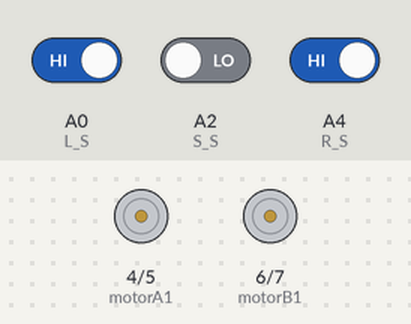
The sketch below on a simulated Arduino Uno, built with avr-gcc and run on an emulated ATmega328P. On the bench: motor-driver pin pairs drawn as motors (green arrow = first pin HIGH = forward, orange = second pin HIGH = backward, longer = more drive, scaled by the enable pin). The test bench sets the inputs (shaded band); at power-on: A0 (L_S) HIGH, A4 (R_S) HIGH, A2 (S_S) LOW.

Above: at 3.2 s.
3.3 s: A0 (L_S) driven LOW
At 4.2 s:
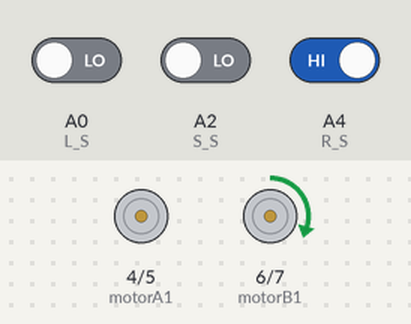
4.8 s: A4 (R_S) driven LOW
At 5.3 s:
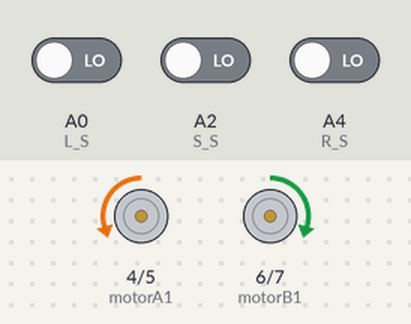
6.3 s: A0 (L_S) driven HIGH
At 7.6 s:
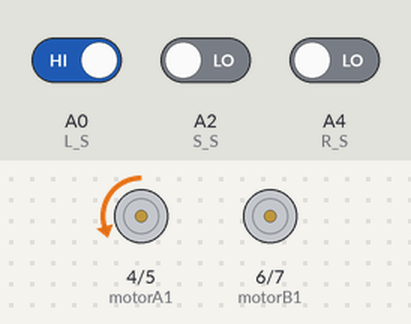
Timing chart, 0 to 9.3 s (numbered marks = the images above; inputs shaded):
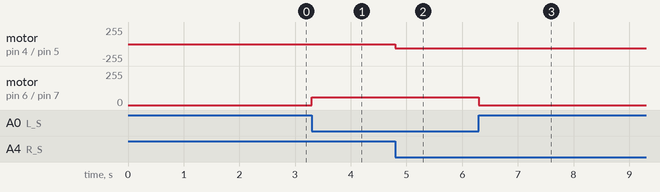

Measured:
- after the input at 3.3 s, motor on pin 6 (motorB1) / pin 7 (motorB2): stopped → forward 60/255 at once
- after the input at 4.8 s, motor on pin 4 (motorA1) / pin 5 (motorA2): stopped → backward 60/255 at once
- after the input at 6.3 s, motor on pin 6 (motorB1) / pin 7 (motorB2): forward 60/255 → stopped at once

The sketch:

test1.ino
```cpp
#include <SoftwareSerial.h>
SoftwareSerial mybluetooth(2, 3); //khai báo tên bluetooth và chân tx , rx


int stop_distance = 12;// Khoảng cách phát hiện vật cản
//Kết nối SRF 05 OR 04

// const int trigPin = 11; // kết nối chân trig với chân 11 arduino
// const int echoPin = 12; // kết nối chân echo với chân 12 arduino

//L298 kết nối arduino
const int motorA1      = 4;  // kết nối chân IN1 với chân 4 arduino
const int motorA2      = 5;  // kết nối chân IN2 với chân 5 arduino
const int motorAspeed  = 9;  // kết nối chân ENA với chân 9 arduino
const int motorB1      = 6; // kết nối chân IN3 với chân 6 arduino
const int motorB2      = 7; // kết nối chân IN4 với chân 7 arduino
const int motorBspeed  = 10;  // kết nối chân ENB với chân 10 arduino

//kết nối của 3 cảm biến hồng ngoại (dò line )
const int L_S = A0; // cb dò line phải
const int S_S = A2; // cb dò line giữa
const int R_S = A4; //cb dò line trái

int left_sensor_state;// biến lưu cảm biến hồng ngoại line trái
int s_sensor_state;   // biến lưu cảm biến hồng ngoại line giữa
int right_sensor_state;// biến lưu cảm biến hồng ngoại line phải

// long duration; //
// int distance;  // biến khoảng cách

char doc_gia_tri; //biens này ghi kiểu char, dọc dữ liệu từ bluetopth


void setup() {

 Serial.begin(9600);
 mybluetooth.begin(9600);


  pinMode(L_S, INPUT); // chân cảm biến khai báo là đầu vào
  pinMode(R_S, INPUT);
  pinMode(S_S, INPUT);

  pinMode(motorA1, OUTPUT);
  pinMode(motorA2, OUTPUT);
  pinMode(motorB1, OUTPUT);
  pinMode(motorB2, OUTPUT);
  pinMode(motorAspeed, OUTPUT);
  pinMode(motorBspeed, OUTPUT);

  // pinMode(trigPin, OUTPUT);
  // pinMode(echoPin, INPUT);

  Serial.begin(9600);

  analogWrite(motorAspeed, 60); // tốc độ động cơ a ban đầu 120 ( 0 - 255)
  analogWrite(motorBspeed, 60);// tốc độ động cơ b ban đầu 120 ( 0 - 255)
  delay(2000);

}

void loop() {
  // digitalWrite(trigPin, LOW);
  delayMicroseconds(50);
  // digitalWrite(trigPin, HIGH);
  delayMicroseconds(30);
  // digitalWrite(trigPin, LOW);
  // duration = pulseIn(echoPin, HIGH);
  // distance = duration * 0.034 / 2;
  // Serial.print("Distance: ");
  // Serial.println(distance);

  left_sensor_state = digitalRead(L_S);
  s_sensor_state = digitalRead(S_S);
  right_sensor_state = digitalRead(R_S);

  if ((digitalRead(L_S) == 0) && (digitalRead(S_S) == 1) && (digitalRead(R_S) == 0)) {
    forword(); // đi tiến
  }

  if ((digitalRead(L_S) == 1) && (digitalRead(S_S) == 1) && (digitalRead(R_S) == 0)) {
    turnLeft(); // rẻ trái
  }
  if ((digitalRead(L_S) == 1) && (digitalRead(S_S) == 0) && (digitalRead(R_S) == 0)) {
    turnLeft(); // rẻ trái
  }

  if ((digitalRead(L_S) == 0) && (digitalRead(S_S) == 1) && (digitalRead(R_S) == 1)) {
    turnRight(); // rẻ phải
  }
  if ((digitalRead(L_S) == 0) && (digitalRead(S_S) == 0) && (digitalRead(R_S) == 1)) {
    turnRight(); // rẻ phải
  }

  if ((digitalRead(L_S) == 1) && (digitalRead(S_S) == 1) && (digitalRead(R_S) == 1)) {

    forword(); // đi tiến
  }

   if ((digitalRead(L_S) == 0) && (digitalRead(S_S) == 0) && (digitalRead(R_S) == 0)) {
   forword(); // đi tiến
  }

  if(mybluetooth.available()>0){
    doc_gia_tri = mybluetooth.read();
    Serial.println(doc_gia_tri);
    Serial.println("");

    if(doc_gia_tri == 1) {
      forword(); // đi tiến
    }

     if(doc_gia_tri == 2) {
      forword(); // đi tiến
    }

     if(doc_gia_tri == 3) {
      turnRight(); // rẻ phải
    }

     if(doc_gia_tri == 4) {
      turnLeft(); // rẻ trái
    }


  }


}

void forword() { // chương trình con xe robot đi tiến

  digitalWrite (motorA1, LOW);
  digitalWrite(motorA2, HIGH);
  digitalWrite (motorB1, HIGH);
  digitalWrite(motorB2, LOW);
}


void turnRight() {

  digitalWrite (motorA1, LOW);
  digitalWrite(motorA2, LOW);
  digitalWrite (motorB1, HIGH);
  digitalWrite(motorB2, LOW);
}

void turnLeft() {

  digitalWrite (motorA1, LOW);
  digitalWrite(motorA2, HIGH);
  digitalWrite (motorB1, LOW);
  digitalWrite(motorB2, LOW);
}

void Stop() {

  digitalWrite (motorA1, LOW);
  digitalWrite(motorA2, LOW);
  digitalWrite (motorB1, LOW);
  digitalWrite(motorB2, LOW);
}
```
